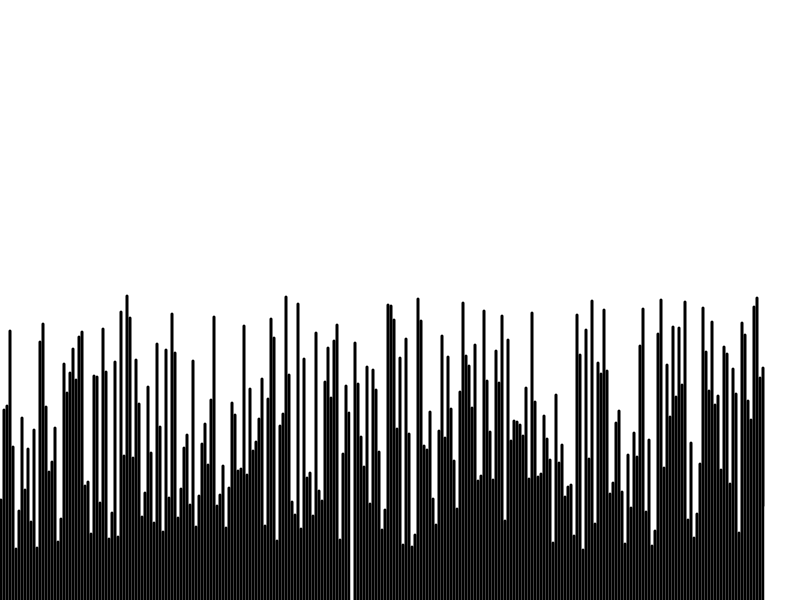
Frame 1 (no input)
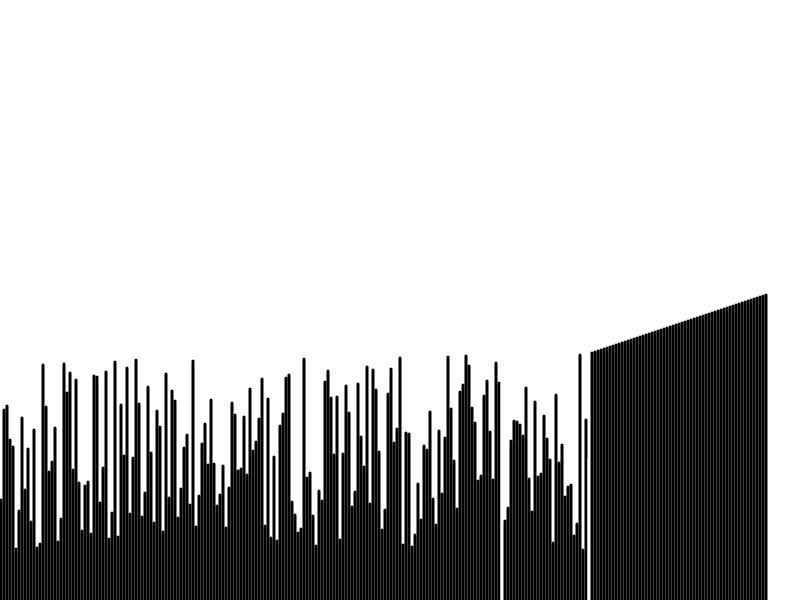
Frame 60 (no input)
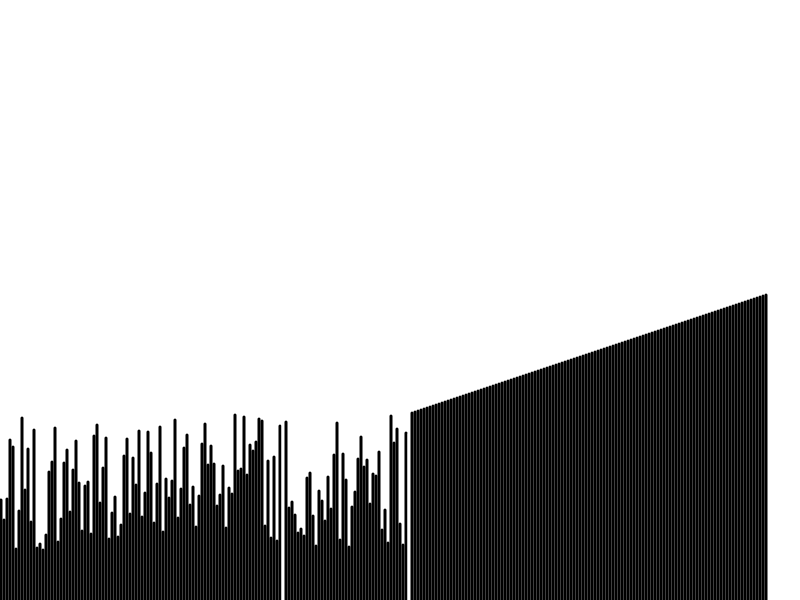
Frame 120 (the mouse pressed at the canvas centre since frame 60)

The p5.js sketch that drew these frames (run headless with seeded random() and noise() and a simulated clock; from frame 60 on, the mouse is pressed at the canvas centre):

// p5.js sketch
// ── sketch.js
sw = screen.width;
sh = screen.height;
lw = 3;
n = parseInt(sw/lw) - 10;

x = [];

for(let i=0;i<n;i++){
	x.push([50+i,"black"])
}

for(let j=0;j<4;j++){
for(let i=0;i<n;i++){
	r1 = Math.floor(Math.random()*(n));
	r2 = Math.floor(Math.random()*(n-1));	
	
	temp = x[r1];
	x[r1] = x[r2];
	x[r2] = temp;
}
}


console.log(x);
	
function setup(){
	createCanvas(sw,sh);
}

let c = x.length-1;
function draw(){
	clear();
	maxi = c;

	/*  place for sort */

	for(let j=0;j<c;j++){
		if(x[maxi][0] < x[j][0]){
			maxi = j;
		}
	}
	
	x[c][1] = "white";
	x[maxi][1] ="white";
	
	strokeWeight(lw);
	space = 1;
	for(let i in x){
		stroke(x[i][1]);
		line(space,sh,space,sh-x[i][0]);
		space += lw;
	}
	
	x[maxi][1] ="black";
	x[c][1] = "black";
	
	temp = x[maxi][0];
	x[maxi][0] = x[c][0];
	x[c][0] = temp;

	if(c>0) c--;
}			
